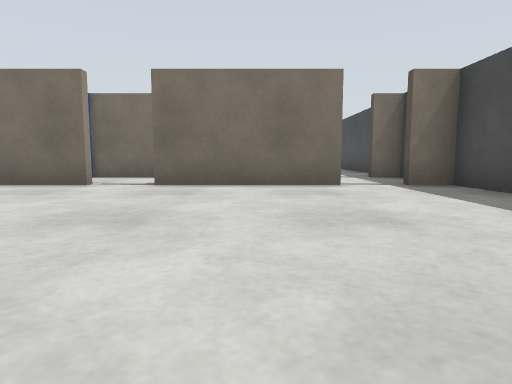
view 1 (above)

24 first-person views from a walk through a world built for the Gazebo simulator. The camera is 0.5 m above the floor, tilts 6° down and sees 75° across. The floor is counted in squares, 1 m on a side. Each view is taken from the middle of a square. On the plan, view 1 faces up. The plan holds only what a view shows up to about 9 squares ahead; the rest is blank.

view 2
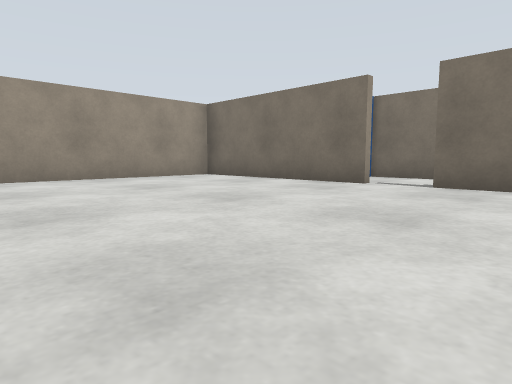

view 3
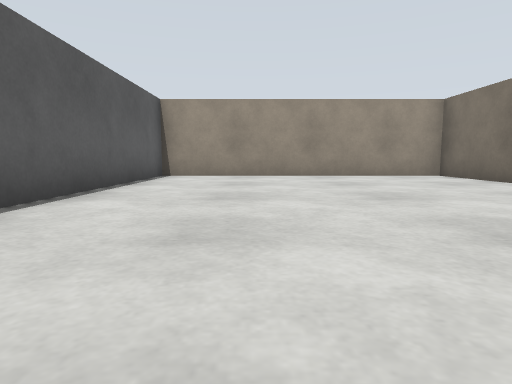

view 4
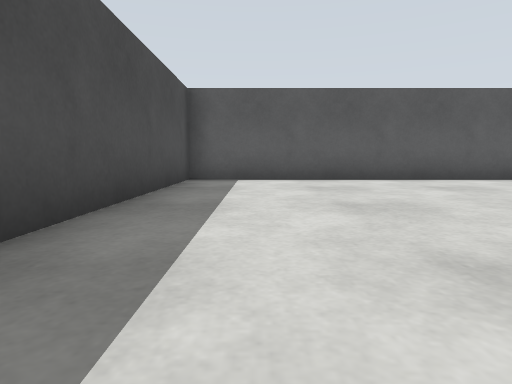

view 5
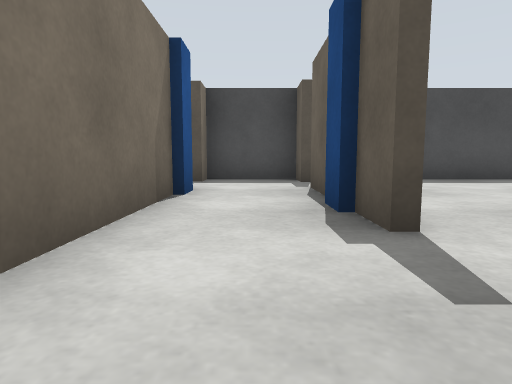

view 6
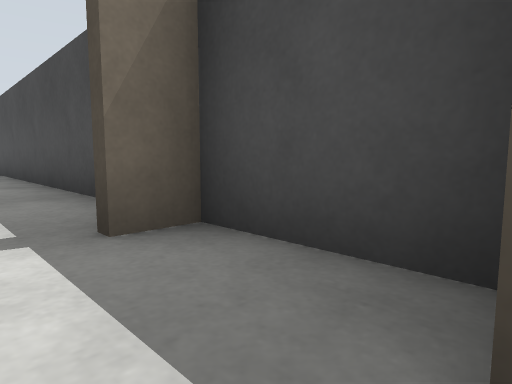

view 7
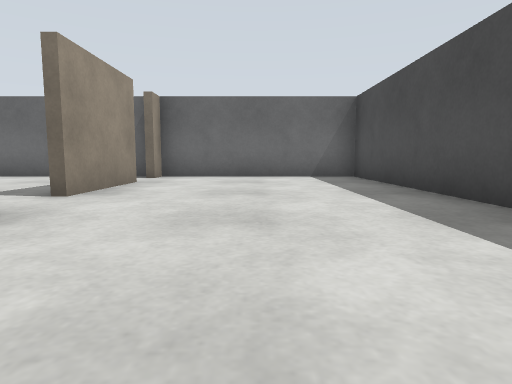

view 8
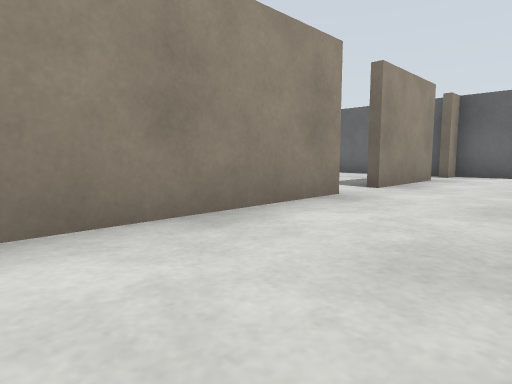

view 9
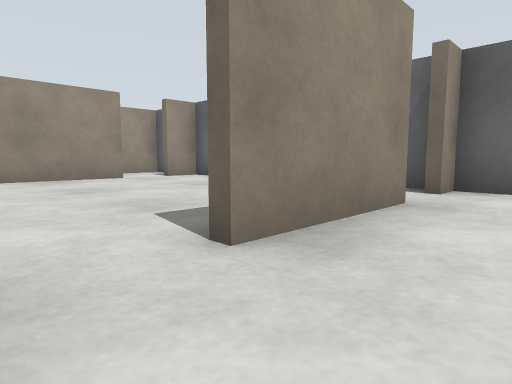

view 10
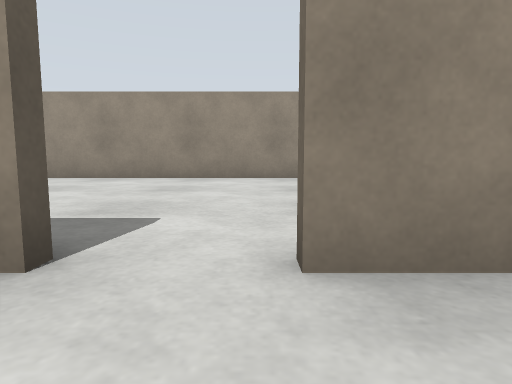

view 11
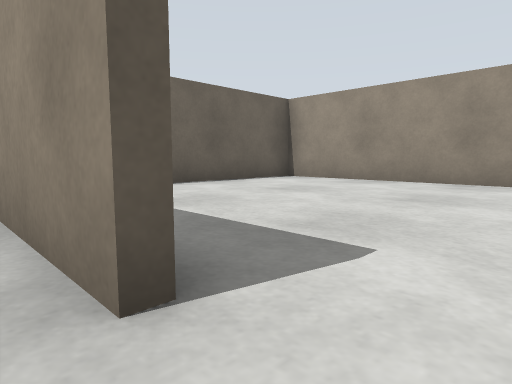

view 12
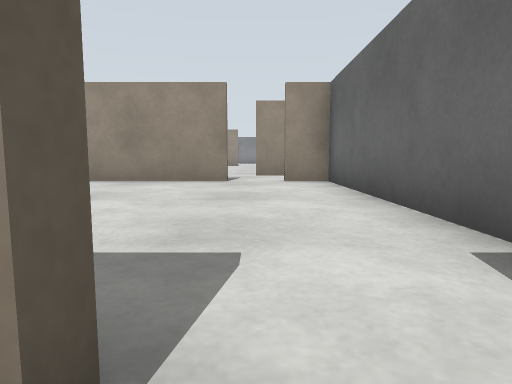

view 13
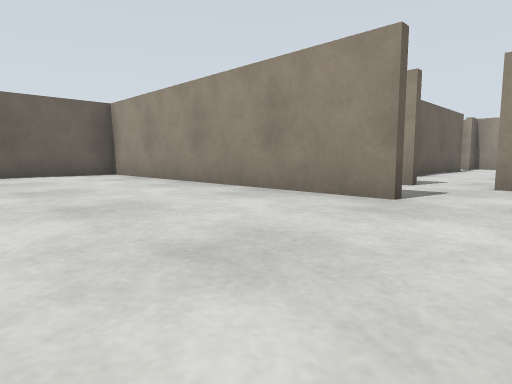

view 14
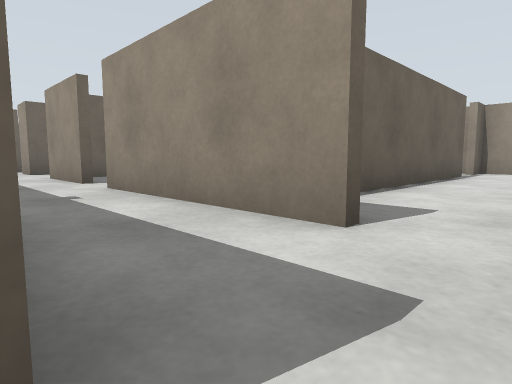

view 15
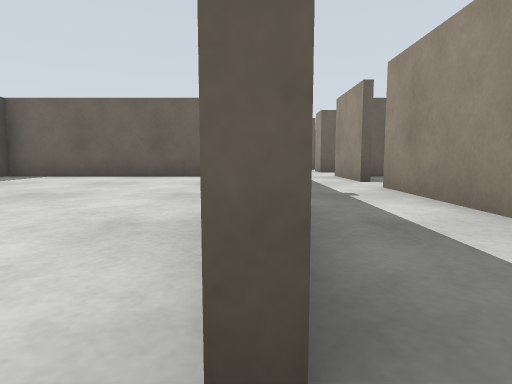

view 16
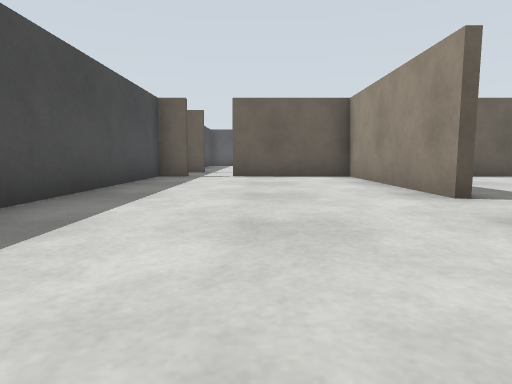

view 17
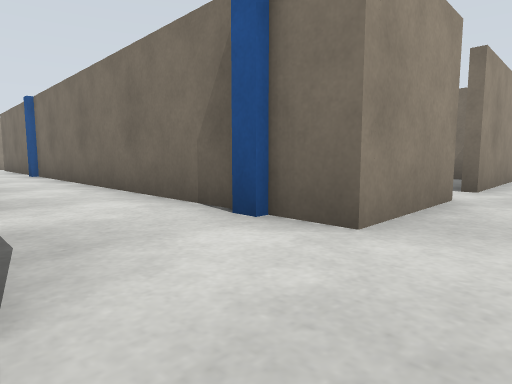

view 18
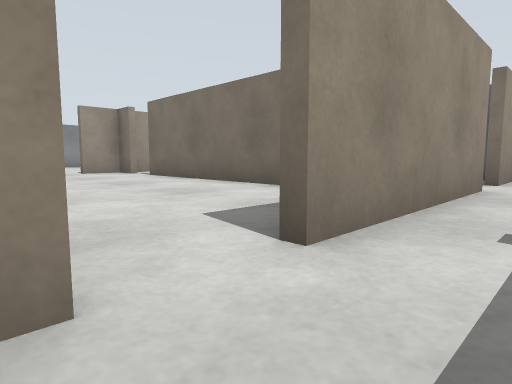

view 19
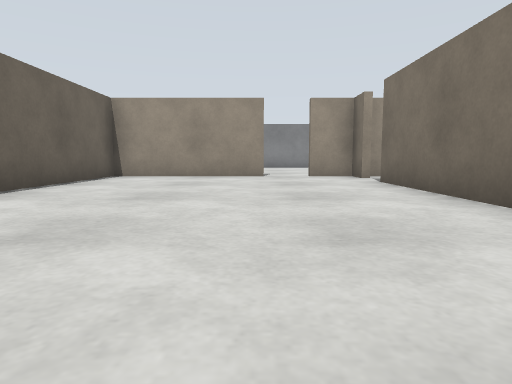

view 20
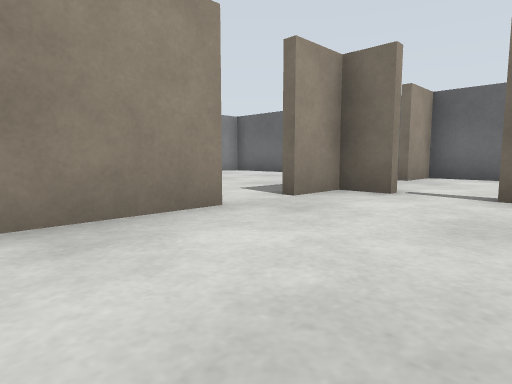

view 21
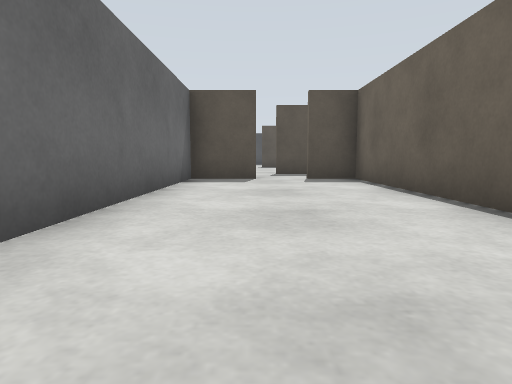

view 22
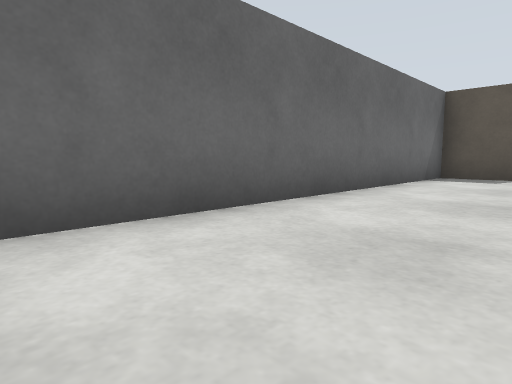

view 23
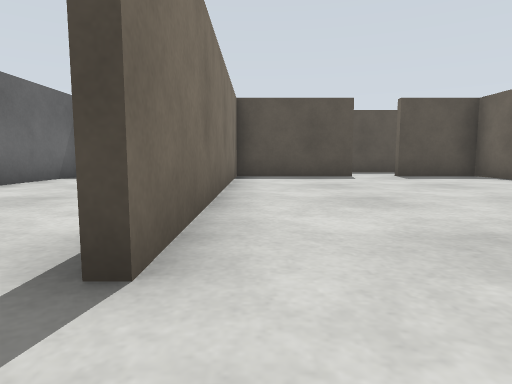

view 24
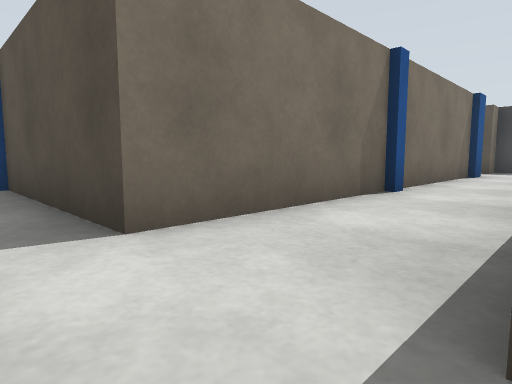

### Floor plan
Ten units are one square. View 1 is at (0, 0); x grows to the right and y downward. Boxes are objects, and circles mark ways between rooms. Rooms are numbered by the first view taken in them; rooms with no view inside come last. Other rooms are left out.
<svg viewBox="-205 -190 245 210">
<path fill="none" stroke="#000" d="M-29 -59 -79 -59 -79 15 35 15 35 -55M16 -59 -19 -59M-14 -131 -14 -82M-14 -168 -14 -141M5 -81 -5 -81M-19 -83 6 -83M2 -61 15 -61M35 -55 35 -185 -15 -185M-44 -81 -81 -81M-15 -81 -34 -81M-79 -165 -79 -83 -19 -83M-15 -185 -80 -185M-34 -81 -44 -81M-16 -82 -16 -88M-101 -146 -101 -115M-101 -104 -101 -81M-101 -184 -101 -170M-81 -81 -81 -115M-103 -114 -103 -145 -178 -145M-197 -122 -197 -83 -158 -83M-103 -82 -103 -104M-101 -81 -116 -81M-178 -147 -105 -147M-103 -170 -103 -185 -197 -185 -197 -171M-197 -154 -197 -149M-5 -81 -15 -81"/>
<rect x="5" y="-85" width="10" height="10" fill="#bbb"><title>blue box</title></rect>
<rect x="25" y="-65" width="10" height="10" fill="#bbb"><title>beige box</title></rect>
<rect x="25" y="-85" width="10" height="10" fill="#bbb"><title>beige box</title></rect>
<rect x="-45" y="-85" width="10" height="10" fill="#bbb"><title>blue box</title></rect>
<rect x="-25" y="-185" width="10" height="10" fill="#bbb"><title>beige box</title></rect>
<rect x="-105" y="-165" width="10" height="20" fill="#bbb"><title>beige box</title></rect>
<rect x="-85" y="-125" width="10" height="10" fill="#bbb"><title>blue box</title></rect>
<rect x="-85" y="-185" width="10" height="10" fill="#bbb"><title>beige box</title></rect>
<rect x="-195" y="-85" width="10" height="10" fill="#bbb"><title>blue box</title></rect>
<rect x="-115" y="-85" width="10" height="10" fill="#bbb"><title>blue box</title></rect>
<rect x="-195" y="-155" width="10" height="10" fill="#bbb"><title>beige box</title></rect>
<rect x="-15" y="-65" width="10" height="10" fill="#bbb"><title>blue box</title></rect>
<circle cx="25" cy="-60" r="3" fill="#2a7"/>
<circle cx="-25" cy="-60" r="3" fill="#2a7"/>
<circle cx="-20" cy="-135" r="3" fill="#2a7"/>
<circle cx="-20" cy="-175" r="3" fill="#2a7"/>
<circle cx="0" cy="-70" r="3" fill="#2a7"/>
<circle cx="-90" cy="-80" r="3" fill="#2a7"/>
<circle cx="-25" cy="-70" r="3" fill="#2a7"/>
<circle cx="-80" cy="-175" r="3" fill="#2a7"/>
<circle cx="-100" cy="-110" r="3" fill="#2a7"/>
<circle cx="-100" cy="-170" r="3" fill="#2a7"/>
<circle cx="-110" cy="-160" r="3" fill="#2a7"/>
<circle cx="-185" cy="-150" r="3" fill="#2a7"/>
<text x="-20" y="-20">1</text>
<text x="10" y="-130">2</text>
<text x="-60" y="-70">3</text>
<text x="-50" y="-140">4</text>
<text x="-90" y="-140">5</text>
<text x="-150" y="-110">6</text>
<text x="-150" y="-170">7</text>
<text x="-10" y="-70">8</text>
</svg>
Room 1 opens to room 2. Room 1 opens to room 3. Room 2 opens to room 4. Room 2 opens to room 8. Room 3 opens to room 5. Room 3 opens to room 8. Room 4 opens to room 5. Room 5 opens to room 6. Room 5 opens to room 7. Room 6 opens to room 7.

Where each view was taken, in squares from view 1:
view 1: 0 up, 0 right, facing up
view 2: 0 up, 0 right, facing up-left
view 3: 1 up, 1 right, facing left
view 4: 6 up, 2 right, facing down
view 5: 7 up, 4 left, facing right
view 6: 6 up, 2 right, facing up-right
view 7: 10 up, 1 right, facing up
view 8: 9 up, 1 right, facing up-left
view 9: 13 up, 0 right, facing up-left
view 10: 14 up, 0 right, facing left
view 11: 14 up, 1 left, facing down-left
view 12: 17 up, 1 left, facing left
view 13: 18 up, 4 left, facing down-left
view 14: 17 up, 8 left, facing down-left
view 15: 17 up, 8 left, facing down
view 16: 17 up, 1 right, facing down
view 17: 6 up, 9 left, facing up-left
view 18: 10 up, 9 left, facing up-left
view 19: 12 up, 11 left, facing left
view 20: 10 up, 17 left, facing up-left
view 21: 17 up, 18 left, facing right
view 22: 16 up, 19 left, facing up-right
view 23: 14 up, 19 left, facing right
view 24: 6 up, 9 left, facing up-right
